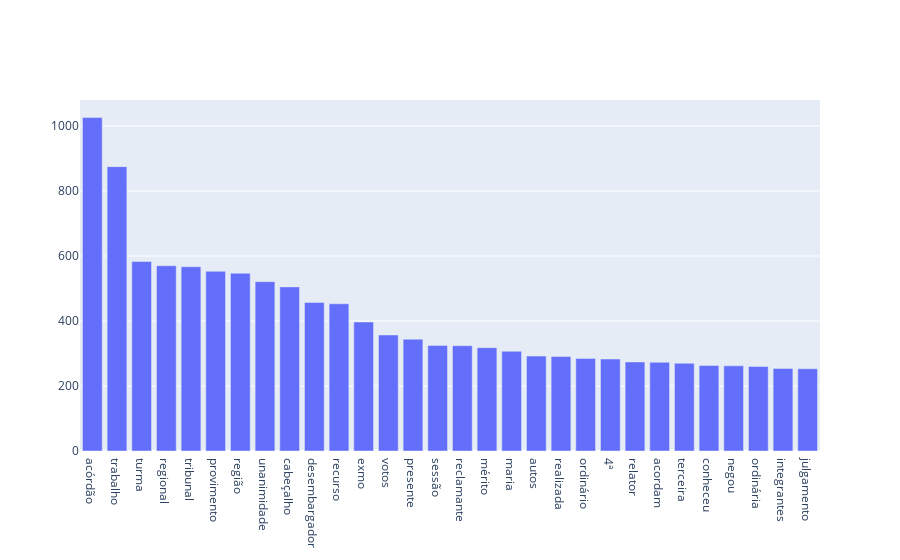

The code cell stored with this chart in its notebook:
### Markdown cell above
### Classe: INDEFERIMENTO

### Code cell
def get_top_n_words(corpus, n=None):
    vec = CountVectorizer( stop_words = frozenset( stopwords ) ).fit(corpus)
    bag_of_words = vec.transform(corpus)
    sum_words = bag_of_words.sum(axis=0) 
    words_freq = [(word, sum_words[0, idx]) for word, idx in vec.vocabulary_.items()]
    words_freq =sorted(words_freq, key = lambda x: x[1], reverse=True)
    return words_freq[:n]
common_words = get_top_n_words( df_tudo.loc[ df_tudo["ROTULO"] == "INDEFERIMENTO",'DISPOSITIVO' ], 30)
df2 = pd.DataFrame(common_words, columns = ['DISPOSITIVO' , 'QUANTIDADE'])
print( df2 )

trace = go.Bar(x=df2["DISPOSITIVO"], y=df2["QUANTIDADE"])
iplot({"data":[trace]})

### Figure 1 — Plotly figure (JSON) as saved in the notebook; plotly's stock layout.template omitted (floating-point values rounded to 4 significant figures)
{"data": [{"type": "bar", "x": ["acórdão", "trabalho", "turma", "regional", "tribunal", "provimento", "região", "unanimidade", "cabeçalho", "desembargador", "recurso", "exmo", "votos", "presente", "sessão", "reclamante", "mérito", "maria", "autos", "realizada", "ordinário", "4ª", "relator", "acordam", "terceira", "conheceu", "negou", "ordinária", "integrantes", "julgamento"], "y": [1026, 875, 583, 570, 567, 553, 547, 521, 505, 457, 453, 397, 357, 344, 325, 324, 318, 307, 292, 291, 285, 283, 274, 273, 270, 263, 262, 260, 254, 253]}], "layout": {}}
